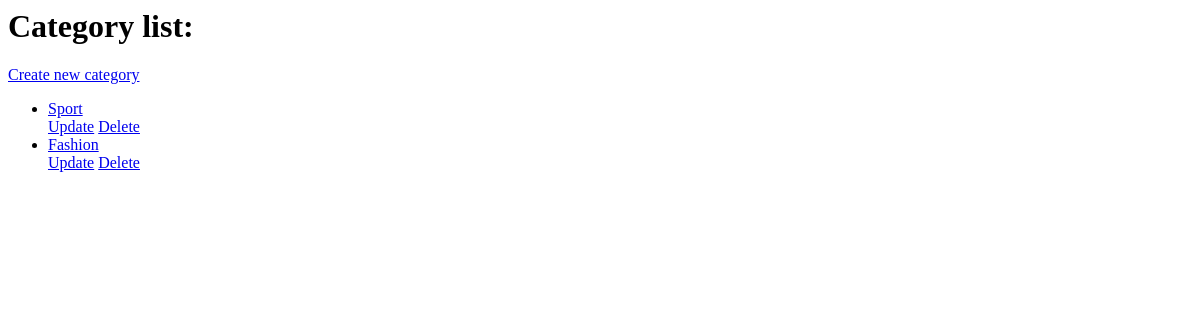
/category_list, run on an earlier commit of the app's database.
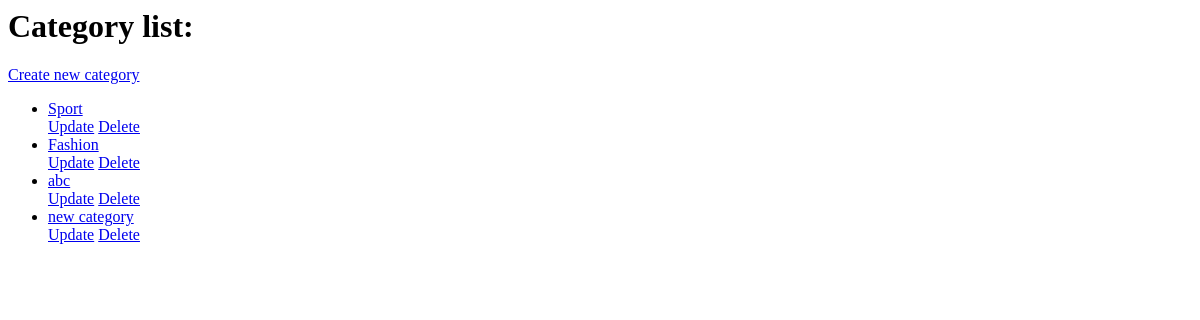
And on a later commit of the database.
### blogs/models.py (models this page shows, shortened)
class Category(models.Model):
    title = models.CharField(max_length=100)
    class Meta:
        verbose_name_plural = 'Category'

### blogs/views.py (the view)
# urls.py: path('category_list', category_list),
def category_list(request):
    qs = Category.objects.all()
    return render(request, 'category_list.html', {'object_list': qs})

### templates/category_list.html
<h1>Category list:</h1>
<a href="/category_create">Create new category</a>
<ul>
{% for cate in object_list %}
    <li><a href="/category/{{cate.pk}}">{{cate.title}}</a></li>
    <a href="category_update/{{cate.pk}}">Update</a>
    <a href="category_delete/{{cate.pk}}">Delete</a>
{% endfor %}
</ul>

What changed in the data, as far as the page shows it:
added Category: title "abc"
added Category: title "new category"
